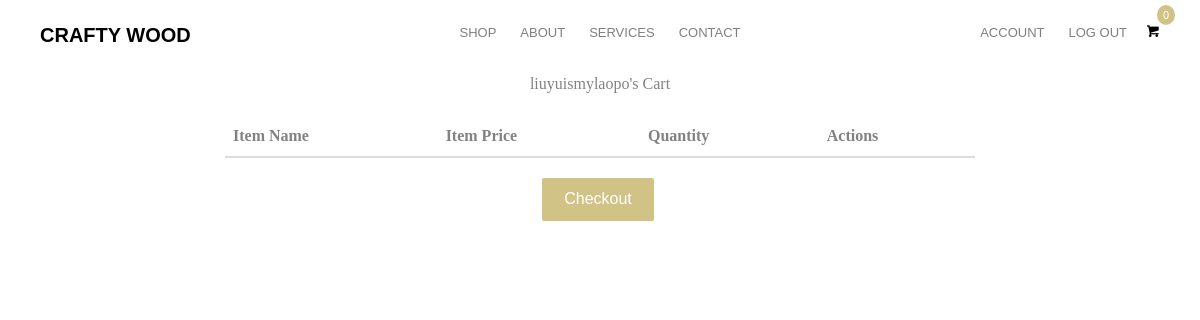
The page /cart/4 (signed in) on the database as committed earlier.
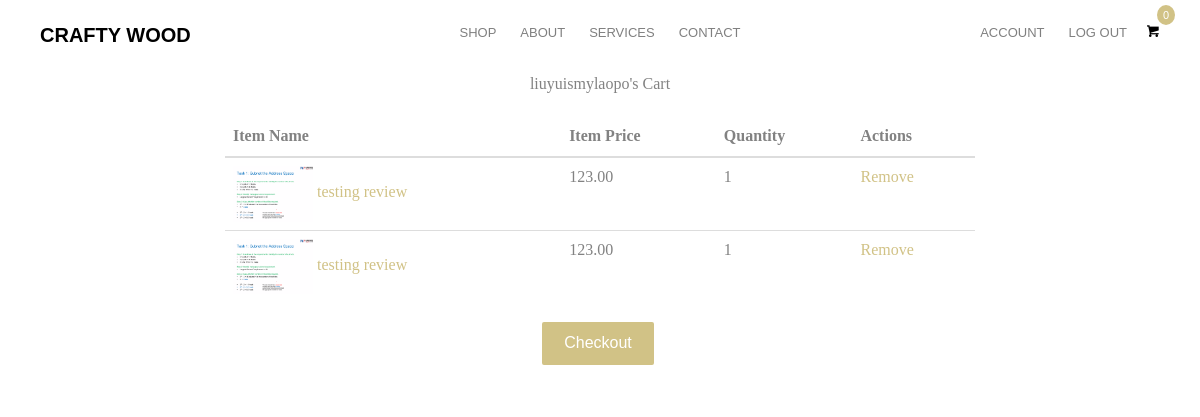
The same page on the database as committed later.
### ecommercesite/database.py (models this page shows, shortened)
class User(db.Model, UserMixin):
    __tablename__ = 'user'
    id = db.Column(db.Integer, primary_key=True)
    type = db.Column(db.String(20))
    first_name = db.Column(db.String(30), nullable=False)
    last_name = db.Column(db.String(30), nullable=False)
    username = db.Column(db.String(30), nullable=False, unique=True)
    email = db.Column(db.String(100), nullable=False, unique=True)
    password = db.Column(db.String(60), nullable=False)
    role = db.Column(db.String(10), nullable=False, default='user')
    image_file = db.Column(db.String(20), nullable=False, default='defaultpfp.jpg')
    __mapper_args__ = {
        'polymorphic_on':type,
        'polymorphic_identity':'user'
    }

class Staff(User):
    pass
    __mapper_args__ = {
        'polymorphic_identity':'staff'
    }

class Items_In_Cart(db.Model):
    __tablename__ = 'items_in_cart'
    id = db.Column(db.Integer, primary_key=True)
    image_1 = db.Column(db.String(150), nullable=False, default='product-single-1.jpg')
    name = db.Column(db.String(80), nullable=False)
    price = db.Column(db.Numeric(10,2), nullable=False)
    quantity = db.Column(db.Integer, nullable=False, default='1')
    user_id = db.Column(db.Integer, db.ForeignKey('user.id'), nullable=False)

### ecommercesite/routes.py (the view)
@app.route('/cart/<int:user>', methods=['GET', 'POST'])
@login_required
def cart(user):
    cart_items = Items_In_Cart.query.filter_by(user_id=user).all()
    return render_template('cart.html', title='Shopping Cart', current_user=current_user, cart_items=cart_items)

### ecommercesite/database.py (called while the page is built)
@login_manager.user_loader
def load_user(user_id):
    return User.query.get(int(user_id))

### ecommercesite/templates/cart.html
{% extends 'layout.html' %}
{% block content %}
<div>
    <p class='text-center'>{{ current_user.username }}'s Cart</p>
</div>
<div class="page-wrapper">
  <div class="cart shopping">
    <div class="container">
      <div class="row">
        <div class="col-md-8 col-md-offset-2">
          <div class="block">
            <div class="product-list">
              <form method="post">
                <table class="table">
                  <thead>
                    <tr>
                      <th class="">Item Name</th>
                      <th class="">Item Price</th>
                      <th class="">Quantity</th>
                      <th class="">Actions</th>
                    </tr>
                  </thead>
                  <tbody>
                    {% for product in cart_items %}
                    <tr class="">
                      <td class="">
                        <div class="product-info">
                          <img width="80" src="{{url_for('static', filename='product_pics/' + product.image_1)}}" alt="" />
                          <a href="#!">{{ product.name }}</a>
                        </div>
                      </td>
                      <td class="">{{ product.price }}</td>
                      <td class="">{{ product.quantity }}</td>
                      <td class="">
                        <a class="product-remove" href="#!">Remove</a>
                      </td>
                    </tr>
                    {% endfor %}
                  </tbody>
                </table>
              </form>
            </div>
          </div>
        </div>
      </div>
    </div>
  </div>
</div>
<div class="container text-center">
  <p>
    <a class="btn btn-primary" href="{{ url_for('checkout')}}">Checkout</a>
  </p>
</div>
{% endblock %}

### ecommercesite/templates/layout.html (shortened to what this page needs)
<!DOCTYPE html>
<html>
	<head>
	<link rel="stylesheet" type="text/css" href="{{ url_for('static', filename='animate.css') }}">
	<link rel="stylesheet" type="text/css" href="{{ url_for('static', filename='icomoon.css') }}">
	<link rel="stylesheet" type="text/css" href="{{ url_for('static', filename='bootstrap.css') }}">
	<link rel="stylesheet" type="text/css" href="{{ url_for('static', filename='flexslider.css') }}">
	<link rel="stylesheet" type="text/css" href="{{ url_for('static', filename='owl.carousel.min.css') }}">
	<link rel="stylesheet" type="text/css" href="{{ url_for('static', filename='owl.theme.default.min.css') }}">
	<link rel="stylesheet" type="text/css" href="{{ url_for('static', filename='style.css') }}">
    </head>
    <body>
                <div id="page">
                    <nav class="fh5co-nav" role="navigation">
                        <div class="container">
                            <div class="row">
                                <div class="col-md-3 col-xs-2">
                                    <div id="fh5co-logo"><a href="{{ url_for('home') }}">Crafty Wood</a></div>
                                </div>
                                <div class="col-md-6 col-xs-6 text-center menu-1">
                                    <ul>
                                        <li class="has-dropdown">
                                            <a href="{{ url_for('shop') }}">Shop</a>
                                        </li>
                                        <li>
                                            <a href="{{ url_for('about') }}">About</a>
                                        </li>
                                        <li class="has-dropdown">
                                            <a href="{{ url_for('services') }}">Services</a>
                                        </li>
                                        <li>
                                            <a href="{{ url_for('contacts')}}">Contact</a>
                                        </li>
                                    </ul>
                                </div>
                                <div class="col-md-3 col-xs-4 text-right hidden-xs menu-2">
                                    <ul>
                                        {% if current_user.is_authenticated %}
                                            {% if current_user.role == 'user' %}
                                                <Li><a href="{{url_for('account')}}">Account</a></Li>
                                                <Li><a href="{{url_for('logout')}}">Log Out</a></Li>
                                                <li class="shopping-cart"><a href="{{url_for('cart', user=current_user.id)}}" class="cart"><span><small>0</small><i class="icon-shopping-cart"></i></span></a></li>
                                            {% elif current_user.role == 'admin' %}
                                                <li><a href="{{url_for('dashboard')}}">Dashboard</a></li>
                                                <Li><a href="{{url_for('logout')}}">Log Out</a></Li>
                                            {% endif %}
                                        {% else %}
                                                <Li><a href="{{url_for('login')}}">Login</a></Li>
                                                <Li><a href="{{url_for('register')}}">Register</a></Li>
                                        {% endif %}
                                    </ul>
                                </div>
                            </div>
                        </div>
                    </nav>
                </div>
                <div>
                    {% block content %}
                    {% endblock content %}
                </div>
    </body>
</html>

### ecommercesite/static/icomoon.css (style rules this page uses)
[class^="icon-"], [class*=" icon-"] { font-family: 'icomoon' !important; font-style: normal; font-weight: normal; font-variant: normal; text-transform: none; line-height: 1; -webkit-font-smoothing: antialiased; -moz-osx-font-smoothing: grayscale; }
.icon-shopping-cart:before { content: "\ea13"; }

### ecommercesite/static/style.css (style rules this page uses)
body { font-family: "Playfair Display", serif; font-weight: 400; font-size: 16px; line-height: 1.7; color: #828282; background: #fff; }
#page { position: relative; overflow-x: hidden; width: 100%; height: 100%; -webkit-transition: 0.5s; -o-transition: 0.5s; transition: 0.5s; }
a { color: #d1c286; -webkit-transition: 0.5s; -o-transition: 0.5s; transition: 0.5s; }
p { margin-bottom: 20px; }
.fh5co-nav { padding: 18px 0; background: #fff; }
.fh5co-nav #fh5co-logo { font-size: 20px; margin: 0; padding: 0; text-transform: uppercase; font-weight: bold; font-family: "Montserrat", Arial, sans-serif; }
.fh5co-nav a { padding: 5px 10px; color: #000; }
.fh5co-nav .menu-2 li.shopping-cart { float: right; }
.fh5co-nav .menu-2 li a.cart { color: black; }
.fh5co-nav .menu-2 li a.cart span { position: relative; }
.fh5co-nav .menu-2 li a.cart span small { position: absolute; top: -20px; right: -15px; padding: 10px 6px; line-height: 0; font-size: 11px; background: #d1c286; color: white; -webkit-border-radius: 50%; -moz-border-radius: 50%; -ms-border-radius: 50%; border-radius: 50%; }
.fh5co-nav ul { padding: 0; margin: 0; }
.fh5co-nav ul li { padding: 0; margin: 0; list-style: none; display: inline-block; font-family: "Montserrat", Arial, sans-serif; }
.fh5co-nav ul li a { font-size: 13px; padding: 30px 10px; text-transform: uppercase; color: rgba(0, 0, 0, 0.5); -webkit-transition: 0.5s; -o-transition: 0.5s; transition: 0.5s; }
.fh5co-nav ul li a.cart { color: black; }
.fh5co-nav ul li a.cart span { position: relative; }
.fh5co-nav ul li a.cart span small { position: absolute; top: -20px; right: -15px; padding: 10px 6px; line-height: 0; font-size: 11px; background: #d1c286; color: white; -webkit-border-radius: 50%; -moz-border-radius: 50%; -ms-border-radius: 50%; border-radius: 50%; }
.fh5co-nav ul li.has-dropdown { position: relative; }
#fh5co-offcanvas a { color: rgba(255, 255, 255, 0.5); }
#fh5co-offcanvas ul { padding: 0; margin: 0; }
#fh5co-offcanvas ul li { padding: 0; margin: 0; list-style: none; }
#fh5co-offcanvas ul li.shopping-cart { float: left; }
#fh5co-offcanvas ul li a.cart { display: block; margin-top: 30px; color: rgba(255, 255, 255, 0.5); }
#fh5co-offcanvas ul li a.cart span { position: relative; }
#fh5co-offcanvas ul li a.cart span small { position: absolute; top: -20px; right: -15px; padding: 10px 6px; line-height: 0; font-size: 11px; background: #d1c286; color: white; -webkit-border-radius: 50%; -moz-border-radius: 50%; -ms-border-radius: 50%; border-radius: 50%; }
#fh5co-offcanvas ul li.offcanvas-has-dropdown > a { display: block; position: relative; }
#fh5co-offcanvas ul li.offcanvas-has-dropdown > a:after { position: absolute; right: 0px; font-family: 'icomoon'; font-style: normal; font-weight: normal; font-variant: normal; text-transform: none; line-height: 1; -webkit-font-smoothing: antialiased; -moz-osx-font-smoothing: grayscale; content: "\e921"; font-size: 20px; color: rgba(255, 255, 255, 0.2); -webkit-transition: 0.5s; -o-transition: 0.5s; transition: 0.5s; }
.btn { margin-right: 4px; margin-bottom: 4px; font-family: "Montserrat", Arial, sans-serif; font-size: 16px; font-weight: 400; -webkit-border-radius: 2px; -moz-border-radius: 2px; -ms-border-radius: 2px; border-radius: 2px; -webkit-transition: 0.5s; -o-transition: 0.5s; transition: 0.5s; padding: 8px 20px; }
.btn-primary { background: #d1c286; color: #fff; border: 2px solid #d1c286; }

Rows that differ between the two databases and show on the page:
added Items_In_Cart: image_1 (picture), name "testing review", price "123.00", quantity "1"
added Items_In_Cart: image_1 (picture), name "testing review", price "123.00", quantity "1"
